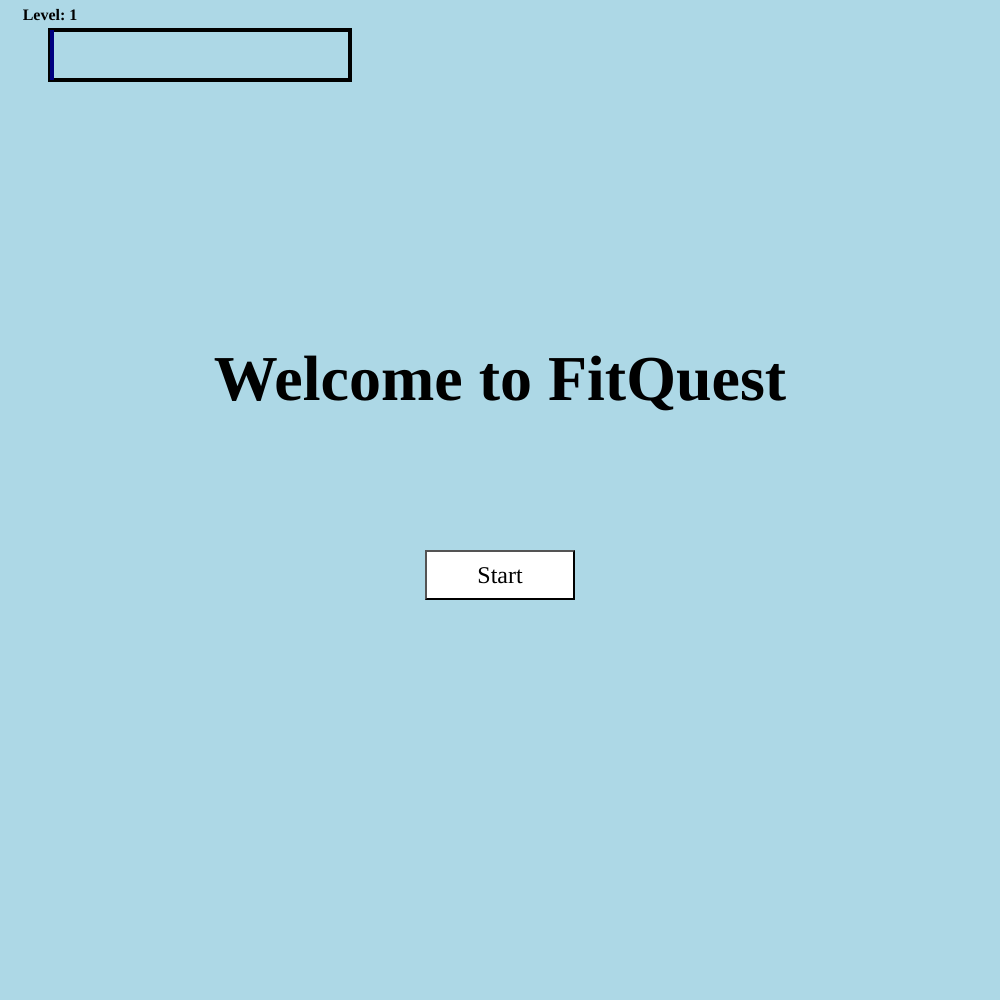
Frame 1 (no input)
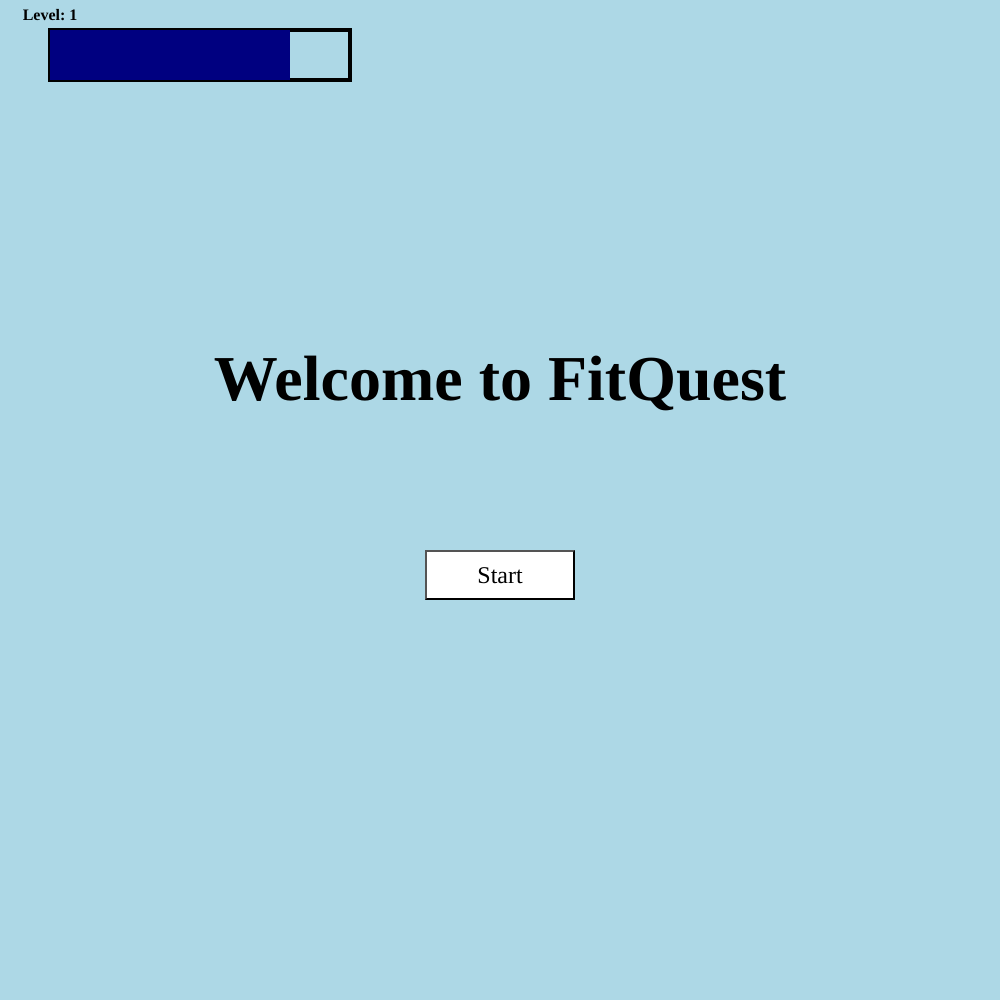
Frame 60 (no input)
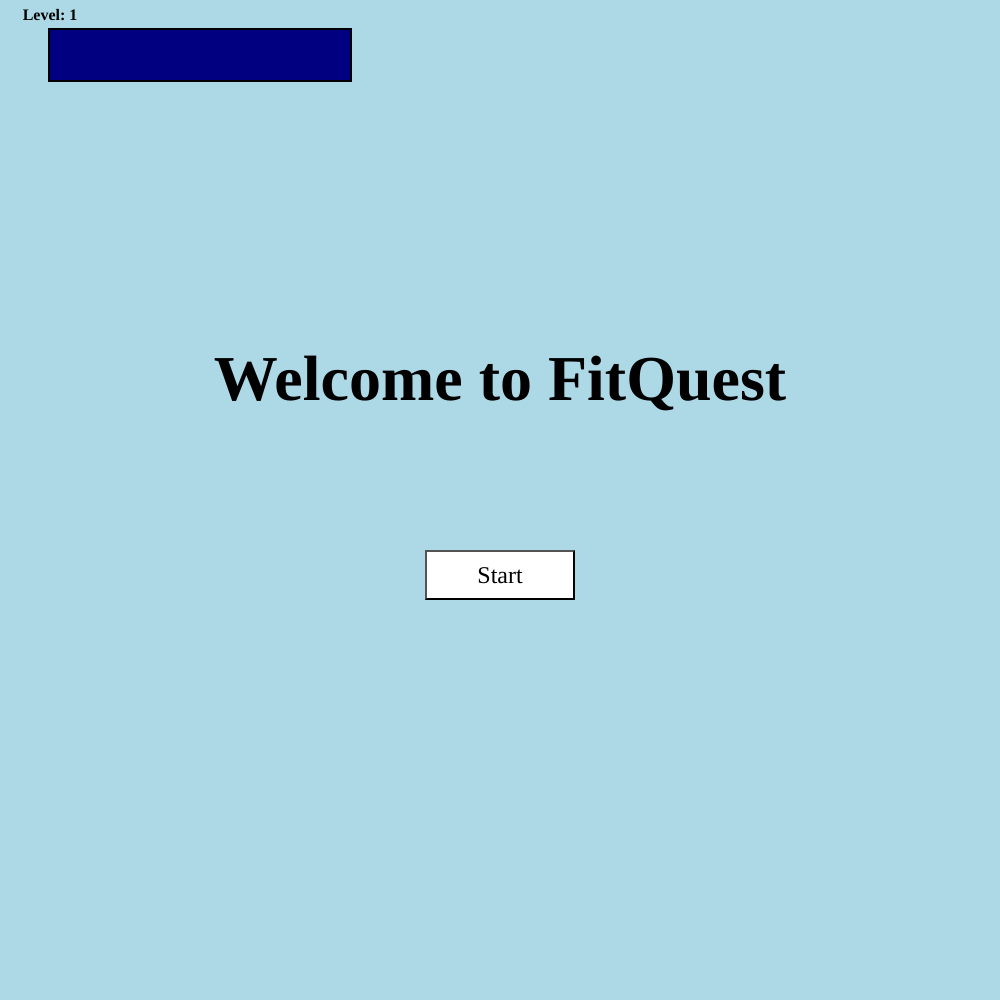
Frame 120 (the mouse pressed at the canvas centre since frame 60)

The p5.js sketch that drew these frames (run headless with seeded random() and noise() and a simulated clock; from frame 60 on, the mouse is pressed at the canvas centre):

// p5.js sketch
// ── sketch.js
let state = "welcome";
let fadeAmount = 0;
let startButton, backButton;
let cardioButton, strengthButton;
let cardioDropdown, strengthDropdown;
let showCardio = false;
let showStrength = false;
let selectedWorkout = "";
let countdownTime = 0;
let startTime = 0;
let level = 1;
let min_Xp = 0;
let max_Xp = 100;
let XP_increment = 1;
var outer_Xp;


function setup() {
  createCanvas(1000, 1000);

  textFont('Poppins');

  startButton = createButton('Start');
  startButton.position(width / 2 - 75, height / 2 + 50);
  startButton.size(150, 50);
  startButton.style('font-size', '24px');
  startButton.style('font-family', 'Poppins');
  startButton.style('background-color', '#ffffff');
  startButton.style('color', '#000000');
  startButton.mousePressed(startGame);

  cardioButton = createButton('Cardio');
  cardioButton.position(width / 2 - 100, 300);
  cardioButton.size(250, 70);
  cardioButton.style('font-size', '28px');
  cardioButton.style('font-family', 'Poppins');
  cardioButton.style('background-color', '#ffffff');
  cardioButton.style('color', '#000000');
  cardioButton.hide();
  cardioButton.mousePressed(toggleCardioDropdown);

  strengthButton = createButton('Strength');
  strengthButton.position(width / 2 - 100, 400);
  strengthButton.size(250, 70);
  strengthButton.style('font-size', '28px');
  strengthButton.style('font-family', 'Poppins');
  strengthButton.style('background-color', '#ffffff');
  strengthButton.style('color', '#000000');
  strengthButton.hide();
  strengthButton.mousePressed(toggleStrengthDropdown);

  backButton = createButton('Back');
  backButton.position(width / 2 - 50, height - 100);
  backButton.size(100, 40);
  backButton.style('font-size', '20px');
  backButton.style('font-family', 'Poppins');
  backButton.style('background-color', '#ffffff');
  backButton.style('color', '#000000');
  backButton.hide();
  backButton.mousePressed(goBackToWorkoutMenu);

  cardioDropdown = createSelect();
  cardioDropdown.position(width / 2 - 100, 370);
  cardioDropdown.option('Select your workout');
  cardioDropdown.option('15-min Run');
  cardioDropdown.option('30-min Run');
  cardioDropdown.hide();
  cardioDropdown.changed(startSelectedCardio);

  strengthDropdown = createSelect();
  strengthDropdown.position(width / 2 - 100, 470);
  strengthDropdown.option('Select your workout');
  strengthDropdown.option('1-min Push-Ups');
  strengthDropdown.option('1-min Planks');
  strengthDropdown.hide();
  strengthDropdown.changed(startSelectedStrength);

  outer_Xp = {
    height: 300,
    length: 50,
    size: 1
  };
}

function draw() {
  if (state === "welcome") {
    drawWelcomeScreen();
  } else if (state === "workout") {
    drawWorkoutMenu();
  } else if (state === "countdown") {
    drawCountdown();
  }
  
  //Outer rectangle
  noFill();
  strokeWeight(4);
  stroke(0);
  rect(50, 30, outer_Xp.height * outer_Xp.size, outer_Xp.length * outer_Xp.size);

  //Inner rectangle

  min_Xp += XP_increment;
  min_Xp = min(min_Xp, max_Xp - 25);

  noStroke();
  fill(0, 0, 128);
  let barWidth = (min_Xp / max_Xp) * (outer_Xp.height + 100);
  rect(50, 30, barWidth, outer_Xp.length * (outer_Xp.size));

  //Display level
  fill(0);
  textSize(16);
  text(`Level: ${level}`, 50, 20);

}

function drawWelcomeScreen() {
  background(173, 216, 230);

  textFont('Poppins');
  textAlign(CENTER);
  textSize(64);
  textStyle(BOLD);
  fill(0);
  text('Welcome to FitQuest', width / 2, height / 2 - 100);
}

function startGame() {
  state = "workout";
  startButton.hide();
  showWorkoutMenu();
}

function drawWorkoutMenu() {
  drawGradient();
  fill(0);
  textSize(48);
  textStyle(BOLD);
  textAlign(CENTER);
  text('Select Your Workout', width / 2, 150);

  cardioButton.position(width / 2 - 125, 300);
  strengthButton.position(width / 2 - 125, 400);
}

function showWorkoutMenu() {
  cardioButton.show();
  strengthButton.show();
}

function toggleCardioDropdown() {
  showCardio = !showCardio;
  if (showCardio) {
    cardioDropdown.show();
    strengthDropdown.hide();
  } else {
    cardioDropdown.hide();
  }
}

function toggleStrengthDropdown() {
  showStrength = !showStrength;
  if (showStrength) {
    strengthDropdown.show();
    cardioDropdown.hide();
  } else {
    strengthDropdown.hide();
  }
}

function startSelectedCardio() {
  let workout = cardioDropdown.value();
  if (workout === '15-min Run') {
    countdownTime = 15 * 60;
  } else if (workout === '30-min Run') {
    countdownTime = 30 * 60;
  }
  if (workout !== 'Select your workout') {
    startCountdown();
  }
}

function startSelectedStrength() {
  let workout = strengthDropdown.value();
  if (workout === '1-min Push-Ups') {
    countdownTime = 1 * 60;
  } else if (workout === '1-min Planks') {
    countdownTime = 1 * 60;
  }
  if (workout !== 'Select your workout') {
    startCountdown();
  }
}

function startCountdown() {
  state = "countdown";
  startTime = millis();
  cardioButton.hide();
  strengthButton.hide();
  cardioDropdown.hide();
  strengthDropdown.hide();
  backButton.show();
}

function drawCountdown() {
  background(173, 216, 230);

  let timePassed = floor((millis() - startTime) / 1000);
  let remainingTime = countdownTime - timePassed;

  if (remainingTime <= 0) {
    remainingTime = 0;
  }

  let minutes = floor(remainingTime / 60);
  let seconds = remainingTime % 60;
  let timeString = nf(minutes, 2) + ":" + nf(seconds, 2);

  textFont('Poppins');
  textAlign(CENTER);
  textSize(128);
  fill(0);
  text(timeString, width / 2, height / 2);

  if (remainingTime === 0) {
    setTimeout(() => {
      state = "workout";
      showWorkoutMenu();
      backButton.hide();
    }, 1000);
  }
}

function goBackToWorkoutMenu() {
  state = "workout";
  showWorkoutMenu();
  backButton.hide();
}

function drawGradient() {
  for (let i = 0; i <= height; i++) {
    let inter = map(i, 0, height, 0, 1);
    let c = lerpColor(color(173, 216, 230), color(138, 43, 226), inter);
    stroke(c);
    line(0, i, width, i);
  }
}
